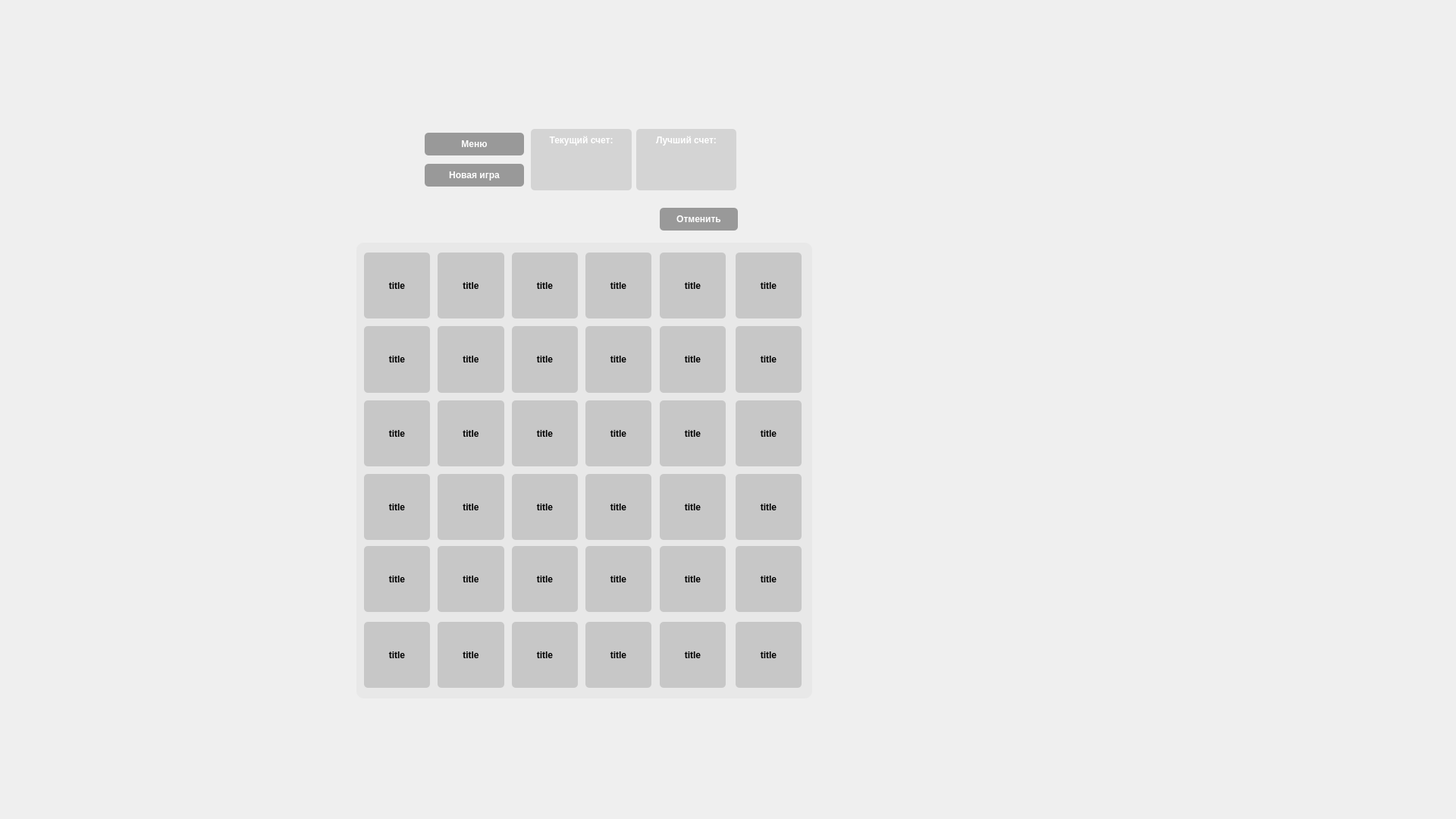
<?xml version="1.0" encoding="UTF-8"?>
<ui version="4.0">
 <class>MainWindow</class>
 <widget class="QMainWindow" name="MainWindow">
  <property name="enabled">
   <bool>true</bool>
  </property>
  <property name="geometry">
   <rect>
    <x>0</x>
    <y>0</y>
    <width>1920</width>
    <height>1080</height>
   </rect>
  </property>
  <property name="minimumSize">
   <size>
    <width>1920</width>
    <height>1080</height>
   </size>
  </property>
  <property name="maximumSize">
   <size>
    <width>1920</width>
    <height>1080</height>
   </size>
  </property>
  <property name="windowTitle">
   <string>MainWindow</string>
  </property>
  <property name="animated">
   <bool>true</bool>
  </property>
  <property name="unifiedTitleAndToolBarOnMac">
   <bool>false</bool>
  </property>
  <widget class="QWidget" name="centralwidget">
   <property name="mouseTracking">
    <bool>false</bool>
   </property>
   <property name="autoFillBackground">
    <bool>false</bool>
   </property>
   <widget class="QWidget" name="horizontalLayoutWidget">
    <property name="geometry">
     <rect>
      <x>700</x>
      <y>170</y>
      <width>271</width>
      <height>81</height>
     </rect>
    </property>
    <layout class="QHBoxLayout" name="horizontalLayout">
     <item>
      <widget class="QLabel" name="label_2">
       <property name="accessibleDescription">
        <string>&lt;html&gt;&lt;head/&gt;&lt;body&gt;&lt;p align=&quot;justify&quot;&gt;&lt;br/&gt;&lt;/p&gt;&lt;/body&gt;&lt;/html&gt;</string>
       </property>
       <property name="layoutDirection">
        <enum>Qt::LayoutDirection::LeftToRight</enum>
       </property>
       <property name="autoFillBackground">
        <bool>false</bool>
       </property>
       <property name="styleSheet">
        <string notr="true">background-color: #d4d4d4;
color: white;
border-radius: 5px;
padding: 5px;
font-weight: bold;</string>
       </property>
       <property name="text">
        <string>Текущий счет:</string>
       </property>
       <property name="alignment">
        <set>Qt::AlignmentFlag::AlignHCenter|Qt::AlignmentFlag::AlignTop</set>
       </property>
      </widget>
     </item>
     <item>
      <widget class="QLabel" name="label">
       <property name="styleSheet">
        <string notr="true">background-color: #d4d4d4;
color: white;
border-radius: 5px;
padding: 5px;
font-weight: bold;
</string>
       </property>
       <property name="locale">
        <locale language="Russian" country="Belarus"/>
       </property>
       <property name="text">
        <string>Лучший счет:</string>
       </property>
       <property name="alignment">
        <set>Qt::AlignmentFlag::AlignHCenter|Qt::AlignmentFlag::AlignTop</set>
       </property>
      </widget>
     </item>
    </layout>
   </widget>
   <widget class="QWidget" name="verticalLayoutWidget">
    <property name="geometry">
     <rect>
      <x>560</x>
      <y>170</y>
      <width>131</width>
      <height>81</height>
     </rect>
    </property>
    <layout class="QVBoxLayout" name="verticalLayout">
     <item>
      <widget class="QPushButton" name="pushButton_2">
       <property name="enabled">
        <bool>true</bool>
       </property>
       <property name="layoutDirection">
        <enum>Qt::LayoutDirection::LeftToRight</enum>
       </property>
       <property name="autoFillBackground">
        <bool>false</bool>
       </property>
       <property name="styleSheet">
        <string notr="true">background-color: #999;
color: white;
border-radius: 5px;
padding: 8px 15px;
font-weight: bold;</string>
       </property>
       <property name="text">
        <string>Меню</string>
       </property>
      </widget>
     </item>
     <item>
      <widget class="QPushButton" name="pushButton">
       <property name="enabled">
        <bool>true</bool>
       </property>
       <property name="styleSheet">
        <string notr="true">background-color: #999;
color: white;
border-radius: 5px;
padding: 8px 15px;
font-weight: bold;</string>
       </property>
       <property name="text">
        <string>Новая игра</string>
       </property>
      </widget>
     </item>
    </layout>
   </widget>
   <widget class="QWidget" name="horizontalLayoutWidget_2">
    <property name="geometry">
     <rect>
      <x>870</x>
      <y>270</y>
      <width>103</width>
      <height>38</height>
     </rect>
    </property>
    <layout class="QHBoxLayout" name="horizontalLayout_2">
     <item>
      <widget class="QPushButton" name="pushButton_3">
       <property name="styleSheet">
        <string notr="true">background-color: #999;
color: white;
border-radius: 5px;
padding: 8px 15px;
font-weight: bold;</string>
       </property>
       <property name="text">
        <string>Отменить</string>
       </property>
      </widget>
     </item>
    </layout>
   </widget>
   <widget class="QWidget" name="verticalLayoutWidget_2">
    <property name="geometry">
     <rect>
      <x>470</x>
      <y>320</y>
      <width>601</width>
      <height>601</height>
     </rect>
    </property>
    <layout class="QVBoxLayout" name="verticalLayout_2">
     <item>
      <widget class="QWidget" name="widget" native="true">
       <property name="styleSheet">
        <string notr="true">background-color: #e8e8e8;
border-radius: 10px;</string>
       </property>
       <widget class="QLabel" name="lable_00">
        <property name="geometry">
         <rect>
          <x>10</x>
          <y>13</y>
          <width>87</width>
          <height>87</height>
         </rect>
        </property>
        <property name="styleSheet">
         <string notr="true">background-color: #c7c7c7;
font-weight: bold;
border-radius: 5px;</string>
        </property>
        <property name="text">
         <string>title</string>
        </property>
        <property name="alignment">
         <set>Qt::AlignmentFlag::AlignCenter</set>
        </property>
       </widget>
       <widget class="QLabel" name="lable_02">
        <property name="geometry">
         <rect>
          <x>205</x>
          <y>13</y>
          <width>87</width>
          <height>87</height>
         </rect>
        </property>
        <property name="styleSheet">
         <string notr="true">background-color: #c7c7c7;
font-weight: bold;
border-radius: 5px;</string>
        </property>
        <property name="text">
         <string>title</string>
        </property>
        <property name="alignment">
         <set>Qt::AlignmentFlag::AlignCenter</set>
        </property>
       </widget>
       <widget class="QLabel" name="lable_32">
        <property name="geometry">
         <rect>
          <x>205</x>
          <y>305</y>
          <width>87</width>
          <height>87</height>
         </rect>
        </property>
        <property name="styleSheet">
         <string notr="true">background-color: #c7c7c7;
font-weight: bold;
border-radius: 5px;</string>
        </property>
        <property name="text">
         <string>title</string>
        </property>
        <property name="alignment">
         <set>Qt::AlignmentFlag::AlignCenter</set>
        </property>
       </widget>
       <widget class="QLabel" name="lable_20">
        <property name="geometry">
         <rect>
          <x>10</x>
          <y>208</y>
          <width>87</width>
          <height>87</height>
         </rect>
        </property>
        <property name="styleSheet">
         <string notr="true">background-color: #c7c7c7;
font-weight: bold;
border-radius: 5px;</string>
        </property>
        <property name="text">
         <string>title</string>
        </property>
        <property name="alignment">
         <set>Qt::AlignmentFlag::AlignCenter</set>
        </property>
       </widget>
       <widget class="QLabel" name="lable_23">
        <property name="geometry">
         <rect>
          <x>302</x>
          <y>208</y>
          <width>87</width>
          <height>87</height>
         </rect>
        </property>
        <property name="styleSheet">
         <string notr="true">background-color: #c7c7c7;
font-weight: bold;
border-radius: 5px;</string>
        </property>
        <property name="text">
         <string>title</string>
        </property>
        <property name="alignment">
         <set>Qt::AlignmentFlag::AlignCenter</set>
        </property>
       </widget>
       <widget class="QLabel" name="lable_31">
        <property name="geometry">
         <rect>
          <x>107</x>
          <y>305</y>
          <width>88</width>
          <height>87</height>
         </rect>
        </property>
        <property name="styleSheet">
         <string notr="true">background-color: #c7c7c7;
font-weight: bold;
border-radius: 5px;</string>
        </property>
        <property name="text">
         <string>title</string>
        </property>
        <property name="alignment">
         <set>Qt::AlignmentFlag::AlignCenter</set>
        </property>
       </widget>
       <widget class="QLabel" name="lable_03">
        <property name="geometry">
         <rect>
          <x>302</x>
          <y>13</y>
          <width>87</width>
          <height>87</height>
         </rect>
        </property>
        <property name="styleSheet">
         <string notr="true">background-color: #c7c7c7;
font-weight: bold;
border-radius: 5px;</string>
        </property>
        <property name="text">
         <string>title</string>
        </property>
        <property name="alignment">
         <set>Qt::AlignmentFlag::AlignCenter</set>
        </property>
       </widget>
       <widget class="QLabel" name="lable_10">
        <property name="geometry">
         <rect>
          <x>10</x>
          <y>110</y>
          <width>87</width>
          <height>88</height>
         </rect>
        </property>
        <property name="styleSheet">
         <string notr="true">background-color: #c7c7c7;
font-weight: bold;
border-radius: 5px;</string>
        </property>
        <property name="text">
         <string>title</string>
        </property>
        <property name="alignment">
         <set>Qt::AlignmentFlag::AlignCenter</set>
        </property>
       </widget>
       <widget class="QLabel" name="lable_22">
        <property name="geometry">
         <rect>
          <x>205</x>
          <y>208</y>
          <width>87</width>
          <height>87</height>
         </rect>
        </property>
        <property name="styleSheet">
         <string notr="true">background-color: #c7c7c7;
font-weight: bold;
border-radius: 5px;</string>
        </property>
        <property name="text">
         <string>title</string>
        </property>
        <property name="alignment">
         <set>Qt::AlignmentFlag::AlignCenter</set>
        </property>
       </widget>
       <widget class="QLabel" name="lable_33">
        <property name="geometry">
         <rect>
          <x>302</x>
          <y>305</y>
          <width>87</width>
          <height>87</height>
         </rect>
        </property>
        <property name="styleSheet">
         <string notr="true">background-color: #c7c7c7;
font-weight: bold;
border-radius: 5px;</string>
        </property>
        <property name="text">
         <string>title</string>
        </property>
        <property name="alignment">
         <set>Qt::AlignmentFlag::AlignCenter</set>
        </property>
       </widget>
       <widget class="QLabel" name="lable_01">
        <property name="geometry">
         <rect>
          <x>107</x>
          <y>13</y>
          <width>88</width>
          <height>87</height>
         </rect>
        </property>
        <property name="styleSheet">
         <string notr="true">background-color: #c7c7c7;
font-weight: bold;
border-radius: 5px;</string>
        </property>
        <property name="text">
         <string>title</string>
        </property>
        <property name="alignment">
         <set>Qt::AlignmentFlag::AlignCenter</set>
        </property>
       </widget>
       <widget class="QLabel" name="lable_11">
        <property name="geometry">
         <rect>
          <x>107</x>
          <y>110</y>
          <width>88</width>
          <height>88</height>
         </rect>
        </property>
        <property name="styleSheet">
         <string notr="true">background-color: #c7c7c7;
font-weight: bold;
border-radius: 5px;</string>
        </property>
        <property name="text">
         <string>title</string>
        </property>
        <property name="alignment">
         <set>Qt::AlignmentFlag::AlignCenter</set>
        </property>
       </widget>
       <widget class="QLabel" name="lable_12">
        <property name="geometry">
         <rect>
          <x>205</x>
          <y>110</y>
          <width>87</width>
          <height>88</height>
         </rect>
        </property>
        <property name="styleSheet">
         <string notr="true">background-color: #c7c7c7;
font-weight: bold;
border-radius: 5px;</string>
        </property>
        <property name="text">
         <string>title</string>
        </property>
        <property name="alignment">
         <set>Qt::AlignmentFlag::AlignCenter</set>
        </property>
       </widget>
       <widget class="QLabel" name="lable_21">
        <property name="geometry">
         <rect>
          <x>107</x>
          <y>208</y>
          <width>88</width>
          <height>87</height>
         </rect>
        </property>
        <property name="styleSheet">
         <string notr="true">background-color: #c7c7c7;
font-weight: bold;
border-radius: 5px;</string>
        </property>
        <property name="text">
         <string>title</string>
        </property>
        <property name="alignment">
         <set>Qt::AlignmentFlag::AlignCenter</set>
        </property>
       </widget>
       <widget class="QLabel" name="lable_13">
        <property name="geometry">
         <rect>
          <x>302</x>
          <y>110</y>
          <width>87</width>
          <height>88</height>
         </rect>
        </property>
        <property name="styleSheet">
         <string notr="true">background-color: #c7c7c7;
font-weight: bold;
border-radius: 5px;</string>
        </property>
        <property name="text">
         <string>title</string>
        </property>
        <property name="alignment">
         <set>Qt::AlignmentFlag::AlignCenter</set>
        </property>
       </widget>
       <widget class="QLabel" name="lable_30">
        <property name="geometry">
         <rect>
          <x>10</x>
          <y>305</y>
          <width>87</width>
          <height>87</height>
         </rect>
        </property>
        <property name="styleSheet">
         <string notr="true">background-color: #c7c7c7;
font-weight: bold;
border-radius: 5px;</string>
        </property>
        <property name="text">
         <string>title</string>
        </property>
        <property name="alignment">
         <set>Qt::AlignmentFlag::AlignCenter</set>
        </property>
       </widget>
       <widget class="QLabel" name="lable_04">
        <property name="geometry">
         <rect>
          <x>400</x>
          <y>13</y>
          <width>87</width>
          <height>87</height>
         </rect>
        </property>
        <property name="styleSheet">
         <string notr="true">background-color: #c7c7c7;
font-weight: bold;
border-radius: 5px;</string>
        </property>
        <property name="text">
         <string>title</string>
        </property>
        <property name="alignment">
         <set>Qt::AlignmentFlag::AlignCenter</set>
        </property>
       </widget>
       <widget class="QLabel" name="lable_24">
        <property name="geometry">
         <rect>
          <x>400</x>
          <y>208</y>
          <width>87</width>
          <height>87</height>
         </rect>
        </property>
        <property name="styleSheet">
         <string notr="true">background-color: #c7c7c7;
font-weight: bold;
border-radius: 5px;</string>
        </property>
        <property name="text">
         <string>title</string>
        </property>
        <property name="alignment">
         <set>Qt::AlignmentFlag::AlignCenter</set>
        </property>
       </widget>
       <widget class="QLabel" name="lable_14">
        <property name="geometry">
         <rect>
          <x>400</x>
          <y>110</y>
          <width>87</width>
          <height>88</height>
         </rect>
        </property>
        <property name="styleSheet">
         <string notr="true">background-color: #c7c7c7;
font-weight: bold;
border-radius: 5px;</string>
        </property>
        <property name="text">
         <string>title</string>
        </property>
        <property name="alignment">
         <set>Qt::AlignmentFlag::AlignCenter</set>
        </property>
       </widget>
       <widget class="QLabel" name="lable_34">
        <property name="geometry">
         <rect>
          <x>400</x>
          <y>305</y>
          <width>87</width>
          <height>87</height>
         </rect>
        </property>
        <property name="styleSheet">
         <string notr="true">background-color: #c7c7c7;
font-weight: bold;
border-radius: 5px;</string>
        </property>
        <property name="text">
         <string>title</string>
        </property>
        <property name="alignment">
         <set>Qt::AlignmentFlag::AlignCenter</set>
        </property>
       </widget>
       <widget class="QLabel" name="lable_05">
        <property name="geometry">
         <rect>
          <x>500</x>
          <y>13</y>
          <width>87</width>
          <height>87</height>
         </rect>
        </property>
        <property name="styleSheet">
         <string notr="true">background-color: #c7c7c7;
font-weight: bold;
border-radius: 5px;</string>
        </property>
        <property name="text">
         <string>title</string>
        </property>
        <property name="alignment">
         <set>Qt::AlignmentFlag::AlignCenter</set>
        </property>
       </widget>
       <widget class="QLabel" name="lable_35">
        <property name="geometry">
         <rect>
          <x>500</x>
          <y>305</y>
          <width>87</width>
          <height>87</height>
         </rect>
        </property>
        <property name="styleSheet">
         <string notr="true">background-color: #c7c7c7;
font-weight: bold;
border-radius: 5px;</string>
        </property>
        <property name="text">
         <string>title</string>
        </property>
        <property name="alignment">
         <set>Qt::AlignmentFlag::AlignCenter</set>
        </property>
       </widget>
       <widget class="QLabel" name="lable_25">
        <property name="geometry">
         <rect>
          <x>500</x>
          <y>208</y>
          <width>87</width>
          <height>87</height>
         </rect>
        </property>
        <property name="styleSheet">
         <string notr="true">background-color: #c7c7c7;
font-weight: bold;
border-radius: 5px;</string>
        </property>
        <property name="text">
         <string>title</string>
        </property>
        <property name="alignment">
         <set>Qt::AlignmentFlag::AlignCenter</set>
        </property>
       </widget>
       <widget class="QLabel" name="lable_15">
        <property name="geometry">
         <rect>
          <x>500</x>
          <y>110</y>
          <width>87</width>
          <height>88</height>
         </rect>
        </property>
        <property name="styleSheet">
         <string notr="true">background-color: #c7c7c7;
font-weight: bold;
border-radius: 5px;</string>
        </property>
        <property name="text">
         <string>title</string>
        </property>
        <property name="alignment">
         <set>Qt::AlignmentFlag::AlignCenter</set>
        </property>
       </widget>
       <widget class="QLabel" name="lable_41">
        <property name="geometry">
         <rect>
          <x>107</x>
          <y>400</y>
          <width>88</width>
          <height>87</height>
         </rect>
        </property>
        <property name="styleSheet">
         <string notr="true">background-color: #c7c7c7;
font-weight: bold;
border-radius: 5px;</string>
        </property>
        <property name="text">
         <string>title</string>
        </property>
        <property name="alignment">
         <set>Qt::AlignmentFlag::AlignCenter</set>
        </property>
       </widget>
       <widget class="QLabel" name="lable_44">
        <property name="geometry">
         <rect>
          <x>400</x>
          <y>400</y>
          <width>87</width>
          <height>87</height>
         </rect>
        </property>
        <property name="styleSheet">
         <string notr="true">background-color: #c7c7c7;
font-weight: bold;
border-radius: 5px;</string>
        </property>
        <property name="text">
         <string>title</string>
        </property>
        <property name="alignment">
         <set>Qt::AlignmentFlag::AlignCenter</set>
        </property>
       </widget>
       <widget class="QLabel" name="lable_45">
        <property name="geometry">
         <rect>
          <x>500</x>
          <y>400</y>
          <width>87</width>
          <height>87</height>
         </rect>
        </property>
        <property name="styleSheet">
         <string notr="true">background-color: #c7c7c7;
font-weight: bold;
border-radius: 5px;</string>
        </property>
        <property name="text">
         <string>title</string>
        </property>
        <property name="alignment">
         <set>Qt::AlignmentFlag::AlignCenter</set>
        </property>
       </widget>
       <widget class="QLabel" name="lable_40">
        <property name="geometry">
         <rect>
          <x>10</x>
          <y>400</y>
          <width>87</width>
          <height>87</height>
         </rect>
        </property>
        <property name="styleSheet">
         <string notr="true">background-color: #c7c7c7;
font-weight: bold;
border-radius: 5px;</string>
        </property>
        <property name="text">
         <string>title</string>
        </property>
        <property name="alignment">
         <set>Qt::AlignmentFlag::AlignCenter</set>
        </property>
       </widget>
       <widget class="QLabel" name="lable_42">
        <property name="geometry">
         <rect>
          <x>205</x>
          <y>400</y>
          <width>87</width>
          <height>87</height>
         </rect>
        </property>
        <property name="styleSheet">
         <string notr="true">background-color: #c7c7c7;
font-weight: bold;
border-radius: 5px;</string>
        </property>
        <property name="text">
         <string>title</string>
        </property>
        <property name="alignment">
         <set>Qt::AlignmentFlag::AlignCenter</set>
        </property>
       </widget>
       <widget class="QLabel" name="lable_43">
        <property name="geometry">
         <rect>
          <x>302</x>
          <y>400</y>
          <width>87</width>
          <height>87</height>
         </rect>
        </property>
        <property name="styleSheet">
         <string notr="true">background-color: #c7c7c7;
font-weight: bold;
border-radius: 5px;</string>
        </property>
        <property name="text">
         <string>title</string>
        </property>
        <property name="alignment">
         <set>Qt::AlignmentFlag::AlignCenter</set>
        </property>
       </widget>
       <widget class="QLabel" name="lable_55">
        <property name="geometry">
         <rect>
          <x>500</x>
          <y>500</y>
          <width>87</width>
          <height>87</height>
         </rect>
        </property>
        <property name="styleSheet">
         <string notr="true">background-color: #c7c7c7;
font-weight: bold;
border-radius: 5px;</string>
        </property>
        <property name="text">
         <string>title</string>
        </property>
        <property name="alignment">
         <set>Qt::AlignmentFlag::AlignCenter</set>
        </property>
       </widget>
       <widget class="QLabel" name="lable_53">
        <property name="geometry">
         <rect>
          <x>302</x>
          <y>500</y>
          <width>87</width>
          <height>87</height>
         </rect>
        </property>
        <property name="styleSheet">
         <string notr="true">background-color: #c7c7c7;
font-weight: bold;
border-radius: 5px;</string>
        </property>
        <property name="text">
         <string>title</string>
        </property>
        <property name="alignment">
         <set>Qt::AlignmentFlag::AlignCenter</set>
        </property>
       </widget>
       <widget class="QLabel" name="lable_51">
        <property name="geometry">
         <rect>
          <x>107</x>
          <y>500</y>
          <width>88</width>
          <height>87</height>
         </rect>
        </property>
        <property name="styleSheet">
         <string notr="true">background-color: #c7c7c7;
font-weight: bold;
border-radius: 5px;</string>
        </property>
        <property name="text">
         <string>title</string>
        </property>
        <property name="alignment">
         <set>Qt::AlignmentFlag::AlignCenter</set>
        </property>
       </widget>
       <widget class="QLabel" name="lable_50">
        <property name="geometry">
         <rect>
          <x>10</x>
          <y>500</y>
          <width>87</width>
          <height>87</height>
         </rect>
        </property>
        <property name="styleSheet">
         <string notr="true">background-color: #c7c7c7;
font-weight: bold;
border-radius: 5px;</string>
        </property>
        <property name="text">
         <string>title</string>
        </property>
        <property name="alignment">
         <set>Qt::AlignmentFlag::AlignCenter</set>
        </property>
       </widget>
       <widget class="QLabel" name="lable_54">
        <property name="geometry">
         <rect>
          <x>400</x>
          <y>500</y>
          <width>87</width>
          <height>87</height>
         </rect>
        </property>
        <property name="styleSheet">
         <string notr="true">background-color: #c7c7c7;
font-weight: bold;
border-radius: 5px;</string>
        </property>
        <property name="text">
         <string>title</string>
        </property>
        <property name="alignment">
         <set>Qt::AlignmentFlag::AlignCenter</set>
        </property>
       </widget>
       <widget class="QLabel" name="lable_52">
        <property name="geometry">
         <rect>
          <x>205</x>
          <y>500</y>
          <width>87</width>
          <height>87</height>
         </rect>
        </property>
        <property name="styleSheet">
         <string notr="true">background-color: #c7c7c7;
font-weight: bold;
border-radius: 5px;</string>
        </property>
        <property name="text">
         <string>title</string>
        </property>
        <property name="alignment">
         <set>Qt::AlignmentFlag::AlignCenter</set>
        </property>
       </widget>
      </widget>
     </item>
    </layout>
   </widget>
  </widget>
 </widget>
 <resources/>
 <connections/>
</ui>
